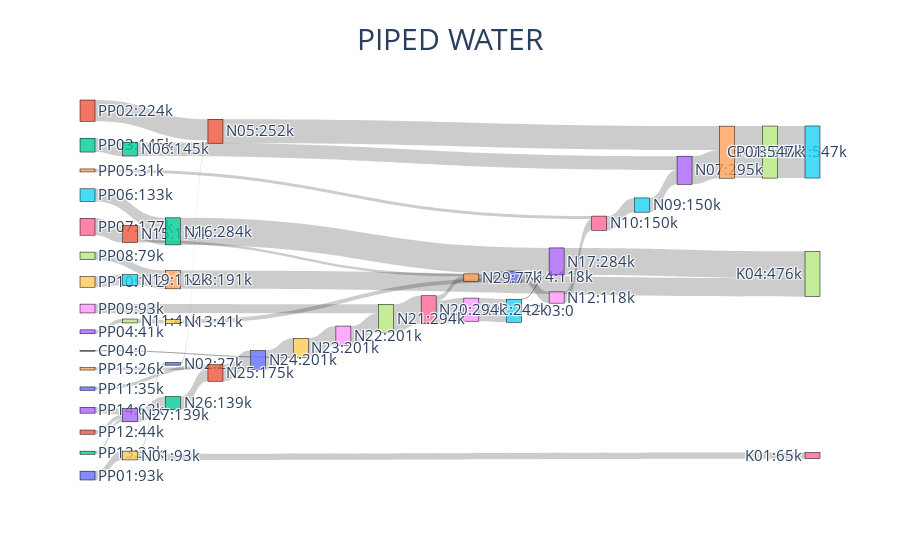

This figure's notebook cell:
### Markdown cell above
### It is possible to check the aggregate operation for several time periods too...

### Code cell
input_data = {
    "pareto_var": df_parameters_results["v_F_Piped"],
    "labels": [("Origin", "Destination", "Time", "Value")],
    "time_period": ["T01", "T02", "T03"]}
plot_sankey(input_data, args)

### Figure 1 — Plotly figure (JSON) as saved in the notebook; plotly's stock layout.template omitted (floating-point values rounded to 4 significant figures)
{"data": [{"link": {"source": [0, 1, 2, 3, 4, 5, 6, 7, 8, 9, 10, 11, 12, 13, 14, 15, 16, 17, 18, 19, 19, 20, 21, 22, 23, 24, 25, 26, 27, 28, 29, 30, 31, 31, 32, 33, 34, 35, 36, 36, 37, 38, 39, 40, 41, 42, 43, 44], "target": [19, 21, 22, 27, 26, 32, 31, 34, 37, 35, 41, 43, 43, 43, 40, 33, 39, 45, 15, 46, 20, 21, 24, 23, 24, 17, 23, 25, 29, 26, 30, 28, 32, 44, 33, 47, 47, 34, 18, 44, 36, 37, 38, 39, 40, 41, 42, 30], "value": [93050.0, 224300.0, 145600.0, 41500.0, 31310.0, 133200.0, 177200.0, 79670.0, 93050.0, 112300.0, 35890.0, 44070.0, 33010.0, 62290.0, 26090.0, 2.91e-11, 2.183e-11, 547800.0, 243000.0, 65260.0, 27790.0, 27790.0, 252100.0, 145600.0, 295600.0, 547800.0, 150000, 150000, 41500.0, 118700.0, 41500.0, 118700.0, 151400.0, 25770.0, 284600.0, 284600.0, 191900.0, 112300.0, 243000.0, 51420.0, 294400.0, 201400.0, 201400.0, 201400.0, 175300.0, 139400.0, 139400.0, 77180.0]}, "node": {"label": ["PP01:93k", "PP02:224k", "PP03:145k", "PP04:41k", "PP05:31k", "PP06:133k", "PP07:177k", "PP08:79k", "PP09:93k", "PP10:112k", "PP11:35k", "PP12:44k", "PP13:33k", "PP14:62k", "PP15:26k", "CP03:0", "CP04:0", "R01:547k", "R02:242k", "N01:93k", "N02:27k", "N05:252k", "N06:145k", "N07:295k", "N08:547k", "N09:150k", "N10:150k", "N11:41k", "N12:118k", "N13:41k", "N14:118k", "N15:177k", "N16:284k", "N17:284k", "N18:191k", "N19:112k", "N20:294k", "N21:294k", "N22:201k", "N23:201k", "N24:201k", "N25:175k", "N26:139k", "N27:139k", "N29:77k", "CP01:547k", "K01:65k", "K04:476k"], "line": {"color": "black", "width": 0.5}, "pad": 30, "thickness": 15}, "type": "sankey"}], "layout": {"font": {"size": 15}, "title": {"font": {"size": 30}, "text": "PIPED WATER", "x": 0.5}}}
